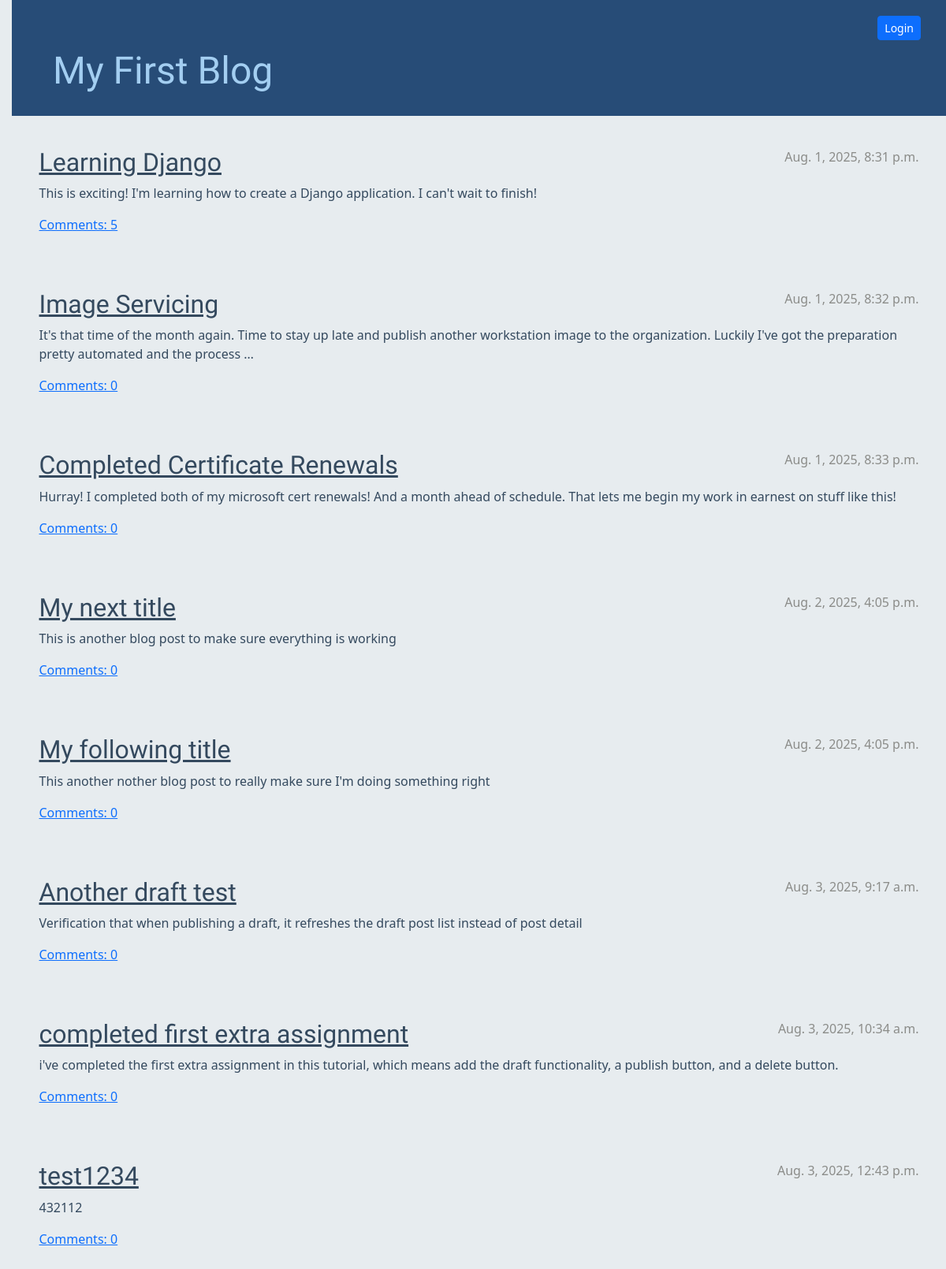
The page / on the database its author committed.
### blog/models.py (models this page shows, shortened)
class Post(models.Model):
    author = models.ForeignKey(settings.AUTH_USER_MODEL, on_delete=models.CASCADE)
    title = models.CharField(max_length=200)
    text = models.TextField()
    created_date = models.DateTimeField(default=timezone.now)
    published_date = models.DateTimeField(blank=True, null=True)
    def approved_comments(self):
        return self.comments.filter(approved_comment=True)

### blog/views.py (the view)
# urls.py: path('', views.post_list, name='post_list'),
def post_list(request):
    posts = Post.objects.filter(published_date__lte=timezone.now()).order_by('published_date')
    return render(request, 'blog/post_list.html', {'posts': posts})

### blog/templates/blog/post_list.html
{% extends 'blog/base.html' %}
{% block content %}
{% for post in posts %}
<article class="post">
    <time class="date">
        {{ post.published_date }}
    </time>
    <h2><a href="{% url 'post_detail' pk=post.pk %}">{{ post.title }}</a></h2>
    <p>{{ post.text|truncatewords:30 }}</p>
    <a href="{% url 'post_detail' pk=post.pk %}">Comments: {{ post.approved_comments.count }}</a>
</article>
{% empty %}
<p>No posts available.</p>
{% endfor %}
{% endblock %}

### blog/static/css/blog.css (style rules this page uses)
h1 a, h2 a { color: #C25100; font-family: 'Lobster', sans-serif; }
body { padding-left: 15px; background-color: #E7ECEF; color: #34495E; }
h1, h2, h3, h4 { font-family: 'Lobster', cursive; }
.date { color: #8B8C89; }
.post { margin-bottom: 70px; }
.post h2 a, .post h2 a:visited { color: #34495E; }
.post>.date, .post>.actions { float: right; }

### rows shown on the page
Post: published_date "Aug. 1, 2025, 8:31 p.m.", title "Learning Django", text "This is exciting! I'm learning how to create a Django application. I can't wait to finish!", approved_comments.count "5"
Post: published_date "Aug. 1, 2025, 8:32 p.m.", title "Image Servicing", text "It's that time of the month again. Time to stay up late and publish another workstation image to the organization. Luckily I've got the preparation pretty automated and the process …", approved_comments.count "0"
Post: published_date "Aug. 1, 2025, 8:33 p.m.", title "Completed Certificate Renewals", text "Hurray! I completed both of my microsoft cert renewals! And a month ahead of schedule. That lets me begin my work in earnest on stuff like this!", approved_comments.count "0"
Post: published_date "Aug. 2, 2025, 4:05 p.m.", title "My next title", text "This is another blog post to make sure everything is working", approved_comments.count "0"
Post: published_date "Aug. 2, 2025, 4:05 p.m.", title "My following title", text "This another nother blog post to really make sure I'm doing something right", approved_comments.count "0"
Post: published_date "Aug. 3, 2025, 9:17 a.m.", title "Another draft test", text "Verification that when publishing a draft, it refreshes the draft post list instead of post detail", approved_comments.count "0"
Post: published_date "Aug. 3, 2025, 10:34 a.m.", title "completed first extra assignment", text "i've completed the first extra assignment in this tutorial, which means add the draft functionality, a publish button, and a delete button.", approved_comments.count "0"
Post: published_date "Aug. 3, 2025, 12:43 p.m.", title "test1234", text "432112", approved_comments.count "0"
